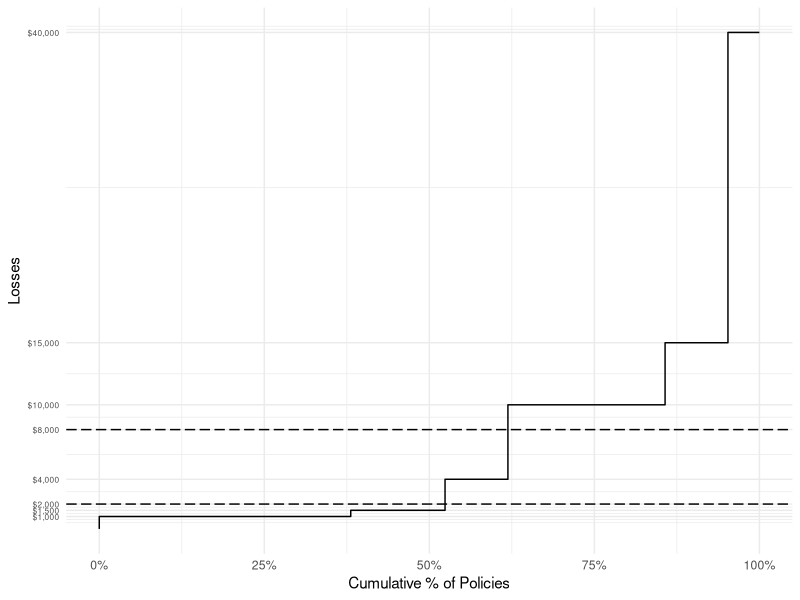

The R source for this figure:
## ---- chunk 1
library(dplyr)
library(ggplot2)
library(knitr)
library(scales)

d1 <- data_frame(
  "Annual Claim Total ($)" = c(1000,1500,4000,10000,15000,40000),
  "# of Policies" = c(8,3,2,5,2,1)
)
## ---- chunk 2
maxlr <- 0.8
minlr <- 0.2
sp <- 10000
## ---- chunk 3
# Transformation of the data to plot
d1_ecdf <-
  d1 %>%
  rbind(c(0,0),.) %>%
  mutate(`% Policies` = `# of Policies` / sum(`# of Policies`),
         `Claim EWCDF` = cumsum(`% Policies`)) 
# Note the addition of 0 row
## ---- chunk 4
g <-
  ggplot(d1_ecdf, aes(`Claim EWCDF`, `Annual Claim Total ($)`)) +
  geom_step(direction = "vh") + 
  xlab("Cumulative % of Policies") + ylab("Losses") + theme_minimal() +
  geom_hline(aes(yintercept = minlr * sp), linetype = "longdash") +
  geom_hline(aes(yintercept = maxlr * sp), linetype = "longdash") +
  scale_x_continuous(labels = percent) + 
  scale_y_continuous(breaks = sort(c(d1[[1]],  minlr*sp,maxlr*sp)), labels = dollar) +
  theme(axis.text.y = element_text(size=6))
g
## ---- chunk 5
tbl_m <- 
  d1 %>%
  rbind(c(0,0), c(minlr * sp,0), c(maxlr *sp,0)) %>%
  arrange(`Annual Claim Total ($)`) %>%
  rename(`# risks` = `# of Policies`)

kable(tbl_m, align = 'l')
## ---- chunk 6
tbl_m <-
  tbl_m %>%
  mutate(`Entry Ratio (r)` = `Annual Claim Total ($)` / weighted.mean(`Annual Claim Total ($)`, `# risks`))

kable(tbl_m, align = 'l')
## ---- chunk 7
tbl_m <-
  tbl_m %>%
  mutate(`# risks above` = sum(`# risks`) - cumsum(`# risks`))

kable(tbl_m, align = 'l')
## ---- chunk 8
tbl_m <-
  tbl_m %>%
  mutate(`% risks above` = `# risks above` / sum(`# risks`))

kable(tbl_m, align = 'l')
